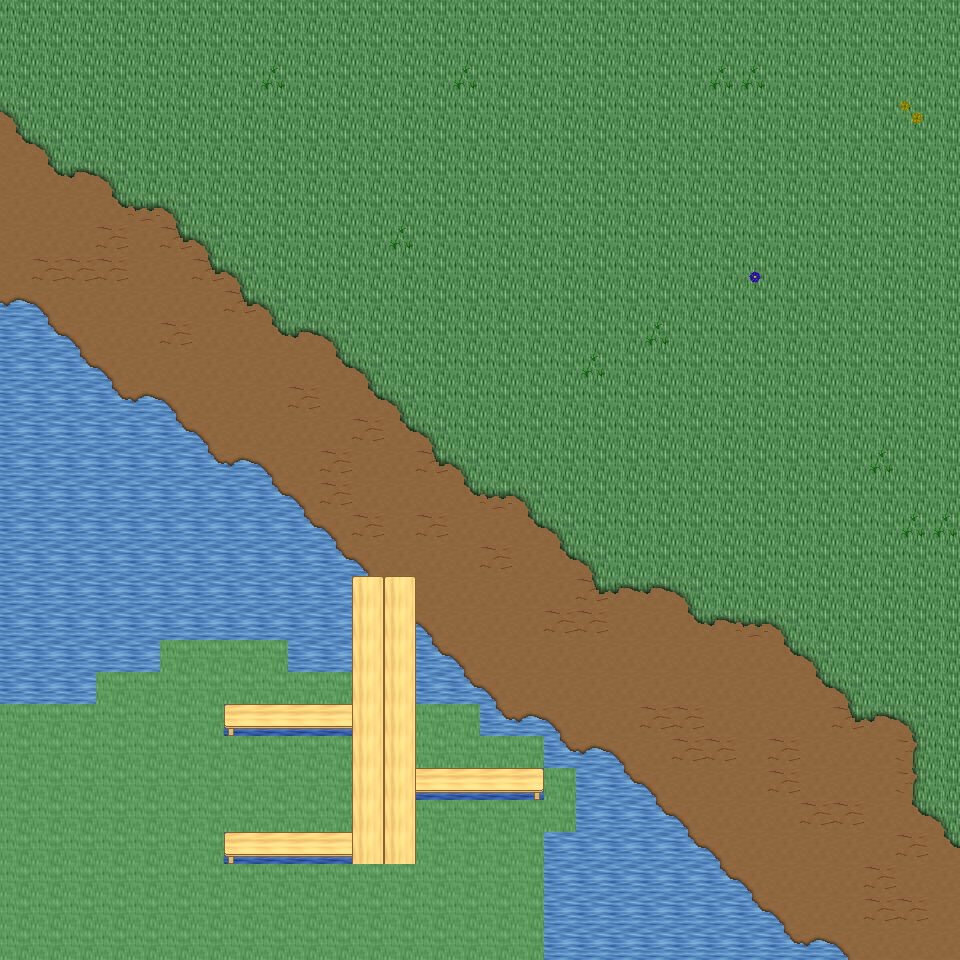

Rendered tile map (Tiled .tmx) drawn with the repository's tilesets; below, a short description and the map source with its tile grids summarised:
An orthogonal 30x30 tile map with 32x32 px tiles, 6 tile layers (Ground, Object, Object2, Above, ...), 29 tilesets and 3 objects (3x mapExit).

<map version="1.0" orientation="orthogonal" renderorder="right-down" width="30" height="30" tilewidth="32" tileheight="32" nextobjectid="4">
  <tileset firstgid="1" name="tileset_ground_ground" tilewidth="32" tileheight="32" tilecount="33" columns="3">
    <image source="../drawable/tileset_ground_ground.png" width="96" height="352" />
  </tileset>
  <tileset firstgid="34" name="tileset_ground_water_pool" tilewidth="32" tileheight="32" tilecount="72" columns="3">
    <image source="../drawable/tileset_ground_water_pool.png" width="96" height="768" />
  </tileset>
  <tileset firstgid="106" name="tileset_ground_earth_edges" tilewidth="32" tileheight="32" tilecount="18" columns="6">
    <image source="../drawable/tileset_ground_earth_edges.png" width="192" height="96" />
  </tileset>
  <tileset firstgid="124" name="tileset_ground_grass_edges" tilewidth="32" tileheight="32" tilecount="36" columns="12">
    <image source="../drawable/tileset_ground_grass_edges.png" width="384" height="96" />
  </tileset>
  <tileset firstgid="160" name="tileset_ground_grass_corners" tilewidth="32" tileheight="32" tilecount="24" columns="6">
    <image source="../drawable/tileset_ground_grass_corners.png" width="192" height="128" />
  </tileset>
  <tileset firstgid="184" name="tileset_ground_water_pool_corners" tilewidth="32" tileheight="32" tilecount="72" columns="3">
    <image source="../drawable/tileset_ground_water_pool_corners.png" width="96" height="768" />
  </tileset>
  <tileset firstgid="256" name="tileset_furniture_carpet_carpets" tilewidth="32" tileheight="32" tilecount="8" columns="4">
    <image source="../drawable/tileset_furniture_carpet_carpets.png" width="128" height="64" />
  </tileset>
  <tileset firstgid="264" name="tileset_ground_ridge_earth_dark" tilewidth="32" tileheight="32" tilecount="96" columns="12">
    <image source="../drawable/tileset_ground_ridge_earth_dark.png" width="384" height="256" />
  </tileset>
  <tileset firstgid="360" name="tileset_ground_ridge_earth_pale" tilewidth="32" tileheight="32" tilecount="96" columns="12">
    <image source="../drawable/tileset_ground_ridge_earth_pale.png" width="384" height="256" />
  </tileset>
  <tileset firstgid="456" name="tileset_plant_grasses" tilewidth="32" tileheight="32" tilecount="6" columns="3">
    <image source="../drawable/tileset_plant_grasses.png" width="96" height="64" />
  </tileset>
  <tileset firstgid="462" name="tileset_plant_flower_daisy_red" tilewidth="32" tileheight="32" tilecount="8" columns="2">
    <image source="../drawable/tileset_plant_flower_daisy_red.png" width="64" height="128" />
  </tileset>
  <tileset firstgid="470" name="tileset_plant_flower_daisy_blue" tilewidth="32" tileheight="32" tilecount="8" columns="2">
    <image source="../drawable/tileset_plant_flower_daisy_blue.png" width="64" height="128" />
  </tileset>
  <tileset firstgid="478" name="tileset_plant_flower_daisy_yellow" tilewidth="32" tileheight="32" tilecount="8" columns="2">
    <image source="../drawable/tileset_plant_flower_daisy_yellow.png" width="64" height="128" />
  </tileset>
  <tileset firstgid="486" name="tileset_plant_bush_bushes" tilewidth="32" tileheight="32" tilecount="10" columns="5">
    <image source="../drawable/tileset_plant_bush_bushes.png" width="160" height="64" />
  </tileset>
  <tileset firstgid="496" name="tileset_furniture_table_long_side_on_pale" tilewidth="32" tileheight="32" tilecount="3" columns="3">
    <image source="../drawable/tileset_furniture_table_long_side_on_pale.png" width="96" height="32" />
  </tileset>
  <tileset firstgid="499" name="tileset_plant_stump_small_stump" tilewidth="32" tileheight="32" tilecount="4" columns="2">
    <image source="../drawable/tileset_plant_stump_small_stump.png" width="64" height="64" />
  </tileset>
  <tileset firstgid="503" name="tileset_ground_rock_rocks_2" tilewidth="32" tileheight="32" tilecount="4" columns="2">
    <image source="../drawable/tileset_ground_rock_rocks_2.png" width="64" height="64" />
  </tileset>
  <tileset firstgid="507" name="tileset_ground_ladder_vertical_dark" tilewidth="32" tileheight="32" tilecount="3" columns="3">
    <image source="../drawable/tileset_ground_ladder_vertical_dark.png" width="96" height="32" />
  </tileset>
  <tileset firstgid="510" name="tileset_item_statue_green_stone" tilewidth="32" tileheight="32" tilecount="12" columns="4">
    <image source="../drawable/tileset_item_statue_green_stone.png" width="128" height="96" />
  </tileset>
  <tileset firstgid="522" name="tileset_logic_creature_gnome" tilewidth="32" tileheight="32" tilecount="6" columns="6">
    <image source="../drawable/tileset_logic_creature_gnome.png" width="192" height="32" />
  </tileset>
  <tileset firstgid="528" name="tileset_logic_creature_animal" tilewidth="32" tileheight="32" tilecount="32" columns="8">
    <image source="../drawable/tileset_logic_creature_animal.png" width="256" height="128" />
  </tileset>
  <tileset firstgid="560" name="tileset_logic_collision" tilewidth="32" tileheight="32" tilecount="1" columns="1">
    <image source="../drawable/tileset_logic_collision.png" width="32" height="32" />
  </tileset>
  <tileset firstgid="561" name="tileset_furniture_table_long_front_on_pale" tilewidth="32" tileheight="32" tilecount="3" columns="1">
    <image source="../drawable/tileset_furniture_table_long_front_on_pale.png" width="32" height="96" />
  </tileset>
  <tileset firstgid="564" name="tileset_furniture_light_flames" tilewidth="32" tileheight="32" tilecount="6" columns="6">
    <image source="../drawable/tileset_furniture_light_flames.png" width="192" height="32" />
  </tileset>
  <tileset firstgid="570" name="tileset_ground_green_paving" tilewidth="32" tileheight="32" tilecount="18" columns="3">
    <image source="../drawable/tileset_ground_green_paving.png" width="96" height="192" />
  </tileset>
  <tileset firstgid="588" name="tileset_logic_protection" tilewidth="32" tileheight="32" tilecount="2" columns="2">
    <image source="../drawable/tileset_logic_protection.png" width="64" height="32" />
  </tileset>
  <tileset firstgid="590" name="tileset_building_castle" tilewidth="32" tileheight="32" tilecount="320" columns="20">
    <image source="../drawable/tileset_building_castle.png" width="640" height="512" />
  </tileset>
  <tileset firstgid="910" name="tileset_light_yellow_light_5x5" tilewidth="32" tileheight="32" tilecount="25" columns="5">
    <image source="../drawable/tileset_light_yellow_light_5x5.png" width="160" height="160" />
  </tileset>
  <tileset firstgid="935" name="tileset_logic_creature_human_risecia" tilewidth="32" tileheight="32" tilecount="4" columns="4">
    <image source="../drawable/tileset_logic_creature_human_risecia.png" width="128" height="32" />
  </tileset>
  <layer name="Ground" width="30" height="30">
    <data>[900 cells, 900 non-empty, 10 distinct tile ids]</data>
  </layer>
  <layer name="Object" width="30" height="30">
    <data>[900 cells, 147 non-empty, 14 distinct tile ids]</data>
  </layer>
  <layer name="Object2" width="30" height="30">
    <data>[900 cells, 26 non-empty, 7 distinct tile ids]</data>
  </layer>
  <layer name="Above" width="30" height="30">
    <data>[900 cells, 0 non-empty, 0 distinct tile ids]</data>
  </layer>
  <layer name="Above2" width="30" height="30">
    <data>[900 cells, 0 non-empty, 0 distinct tile ids]</data>
  </layer>
  <layer name="Walkable" width="30" height="30">
    <data>[900 cells, 126 non-empty, 1 distinct tile ids]</data>
  </layer>
  <objectgroup name="MapEvents">
    <object id="1" name="south" type="mapExit" x="544" y="928" width="416" height="32">
      <properties>
        <property name="map" value="level_0_x69_y94" />
        <property name="x" value="17" />
        <property name="y" value="1" />
      </properties>
    </object>
    </objectgroup>
</map>
<!-- 2 of 3 objects omitted -->
